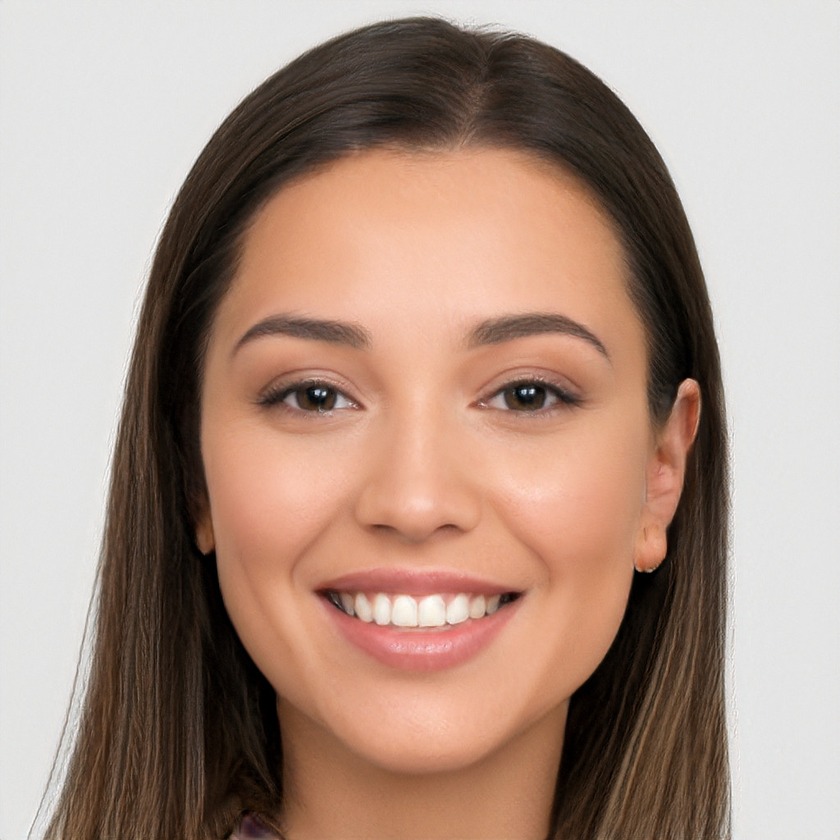
#> input picture test1.png, 840 x 840 px, shrunk from 1024 x 1024 before the run
$ python -i image_utils.py   (imports and definitions only)
#> lines starting #> are read from the running program, lines starting #| are printed output that depends on the picture; after the words box and inside, x2 and y2 are one past the last pixel; in counts of white or black regions, pixels touching at a corner belong together
#> further down, picture is the input picture: shape (840, 840, 3); mean B, G, R 133.6, 146.7, 172.1
import cv2
import numpy as np


def cartoonize_face(img):
    """
    将人脸卡通化

    参数:
        img (np.ndarray): 输入的人脸图像 (BGR)

    返回:
        np.ndarray: 卡通化后的图像 (BGR)
    """
    # 双边滤波保留边缘
    img_color = cv2.bilateralFilter(img, 15, 75, 75)

    # 灰度化和中值滤波
    img_gray = cv2.cvtColor(img, cv2.COLOR_BGR2GRAY)
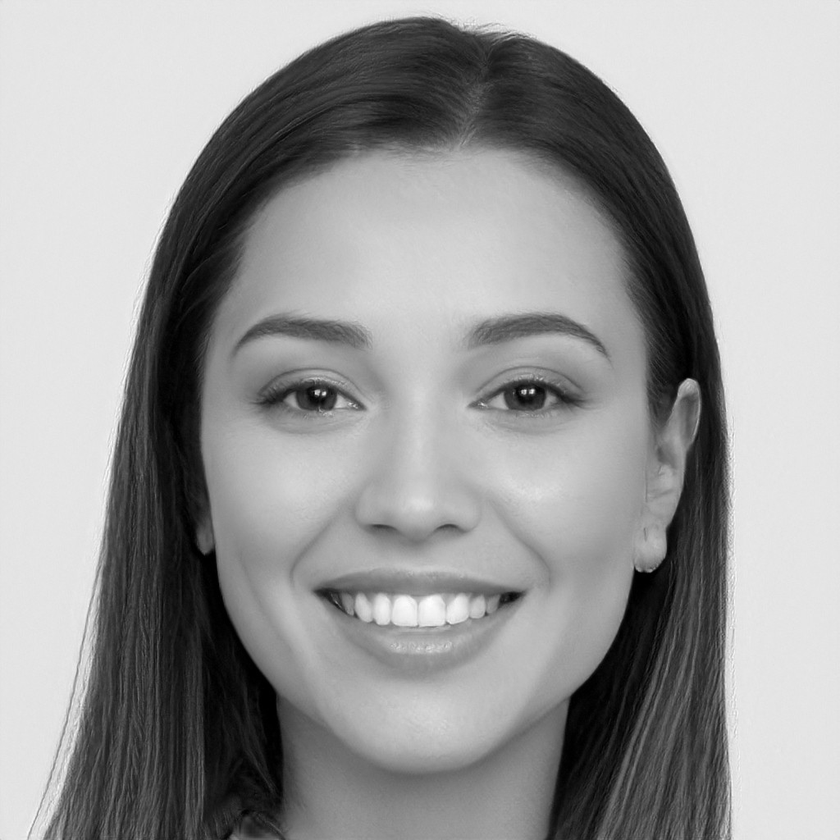
#> img_gray: shape (840, 840); min 0, max 255, mean 152.8
    img_blur = cv2.medianBlur(img_gray, 7)

    # 自适应阈值生成边缘
    edges = cv2.adaptiveThreshold(
        img_blur, 255,
        cv2.ADAPTIVE_THRESH_MEAN_C,
        cv2.THRESH_BINARY, 9, 2
    )
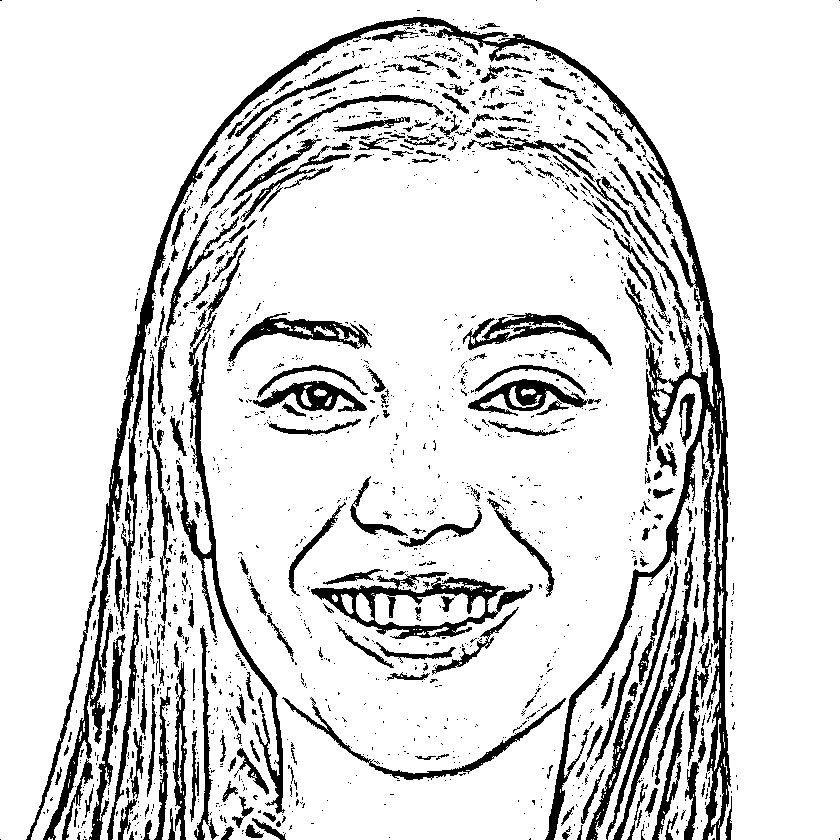
#> edges: shape (840, 840); 86.4% white; 1691 black regions (1404 under 20 px), largest, box (x1, y1, x2, y2) and area: (43, 17, 731, 840) 24367, (177, 315, 285, 814) 4483, (311, 572, 533, 639) 4136

    # 合并颜色和边缘
    img_color_rgb = cv2.cvtColor(img_color, cv2.COLOR_BGR2RGB)
    edges = cv2.cvtColor(edges, cv2.COLOR_GRAY2RGB)
    cartoon = cv2.bitwise_and(img_color_rgb, edges)
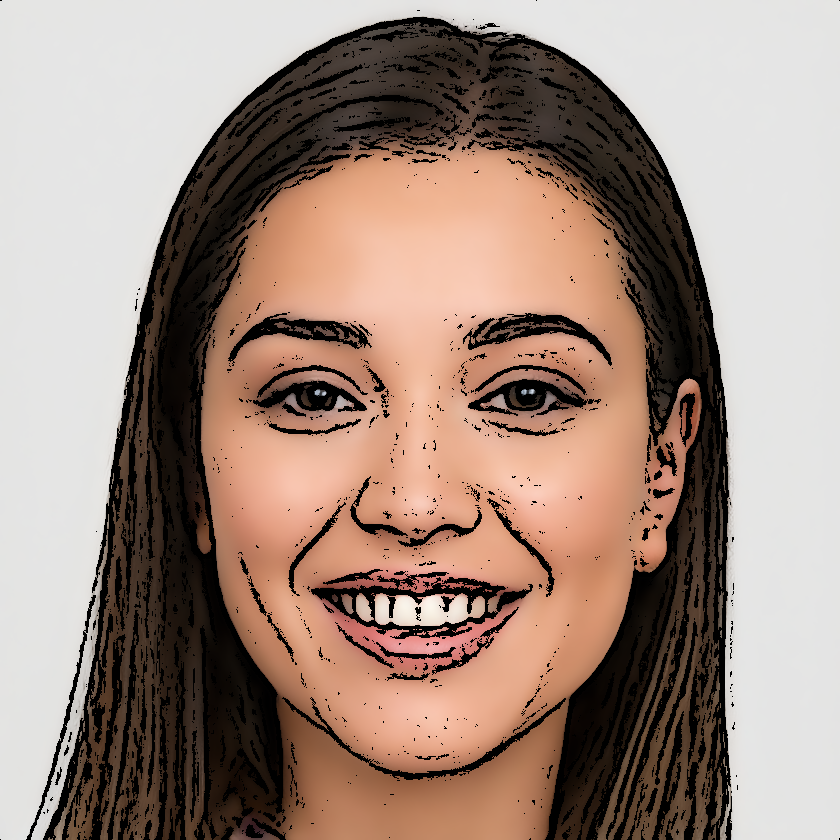
#> cartoon: shape (840, 840, 3); mean R, G, B 159.9, 137.9, 126.4

    # 转回BGR格式
    return cv2.cvtColor(cartoon, cv2.COLOR_RGB2BGR)


# [57 lines left out: functions whiten_skin, retro_face, not called in this run]

>>> import cv2
>>> picture = cv2.imread('test1.png')
>>> result = cartoonize_face(picture)

$ run again, on test2.png
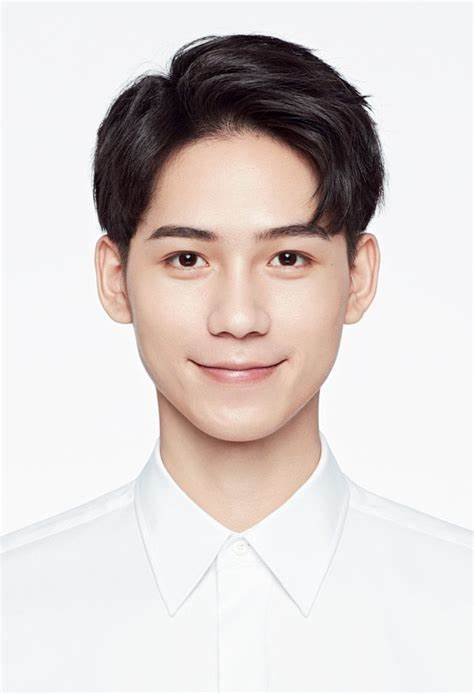
#> input picture test2.png, 474 x 694 px
#> picture is the input picture: shape (694, 474, 3); mean B, G, R 207.7, 210, 218.1
#> in cartoonize_face, `edges = cv2.adaptiveThreshold( img_blur, 255, cv2.ADAPTIVE_THRESH_MEAN..`:
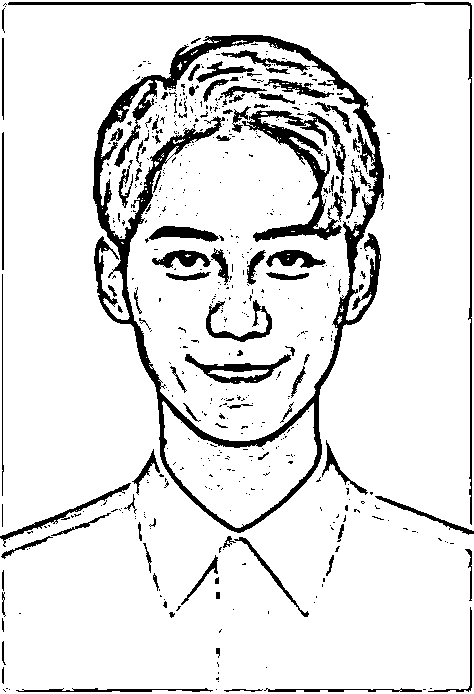
#> edges: shape (694, 474); 89% white; 566 black regions (466 under 20 px), largest, box (x1, y1, x2, y2) and area: (93, 35, 384, 533) 14437, (242, 110, 346, 242) 3527, (8, 2, 472, 525) 2460
#> in cartoonize_face, `cartoon = cv2.bitwise_and(img_color_rgb, edges)`:
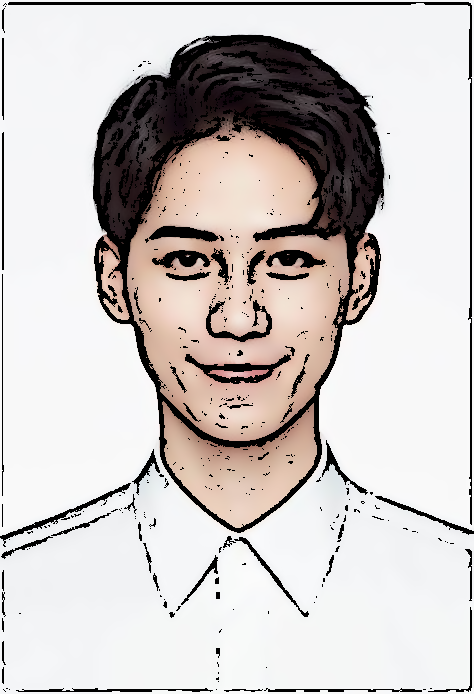
#> cartoon: shape (694, 474, 3); mean R, G, B 202.7, 196.8, 194.8
